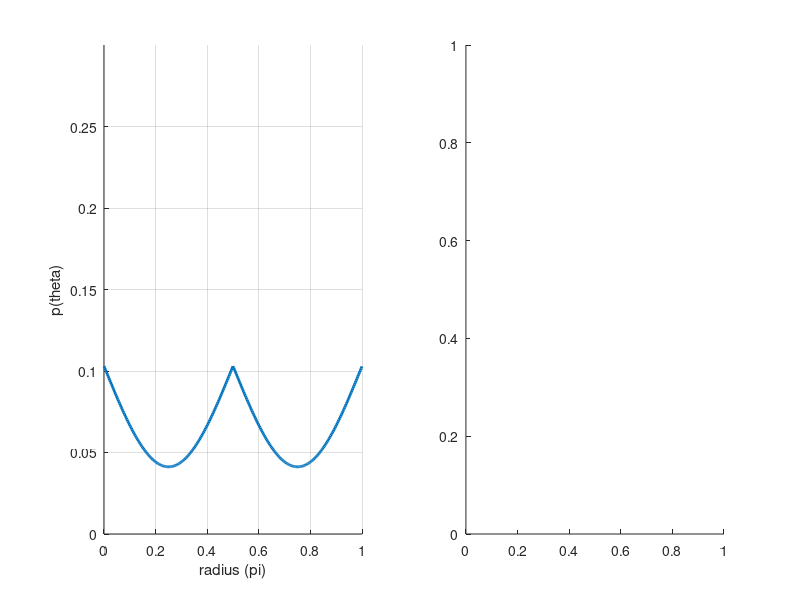

The MATLAB source for this figure: (Note: this script raises an error after producing the figure.)
%% Define Prior
stepSize = 0.001; stmSpc = -2 * pi : stepSize : 3 * pi;

scaling = 1.2;
prior = 2 - scaling * abs(sin(2 * stmSpc)); nrmConst = 1.0 / trapz(stmSpc, prior);
prior = prior * nrmConst;

subplot(1, 2, 1); hold on;
priorDensity = @(support) (2 - scaling * abs(sin(2 * support))) * nrmConst;

plotRange = 0 : 0.01 : pi;
plot(plotRange / pi, priorDensity(plotRange), 'LineWidth', 2); grid on;
xlabel('radius (pi)'); ylabel('p(theta)'); ylim([0, 0.3]);

%% Estimator
noiseLevelsMap = 0.01;
thetas = 0 : 0.05 : 1.01 * pi;

subplot(1, 2, 2); hold on;
for idx = 1 : length(noiseLevelsMap)
    noiseLevel = noiseLevelsMap(idx);
    estimates = arrayfun(@(theta) averageEstimateMap(stmSpc, prior, theta, noiseLevel), thetas);
    bias = estimates - thetas;
    
    plot(thetas/pi, bias/pi*180, 'LineWidth', 2);
end
title('Bias, Homogeneous Noise');
xlabel('Orientation (pi)'); ylabel('Bias (deg)'); grid on;

function [meanEst] = averageEstimateMap(stmSpc, prior, theta, noiseLevel)
[ests, prob] = estimatorMapping(stmSpc, prior, theta, noiseLevel);

delta = 0.001;
unDomain = min(ests) : delta : max(ests);
probDnst = interp1(ests, prob, unDomain);

mass = probDnst * delta;

estimateSin = sum(mass .* sin(unDomain));
estimateCos = sum(mass .* cos(unDomain));
meanEst = atan(estimateSin / estimateCos);

if(theta > 0.25*pi && theta < 0.75 * pi)
    if(meanEst <= 0)
        meanEst = meanEst + pi;
    end
elseif(theta > 0.75 * pi)
    meanEst = meanEst + pi;
end
end
